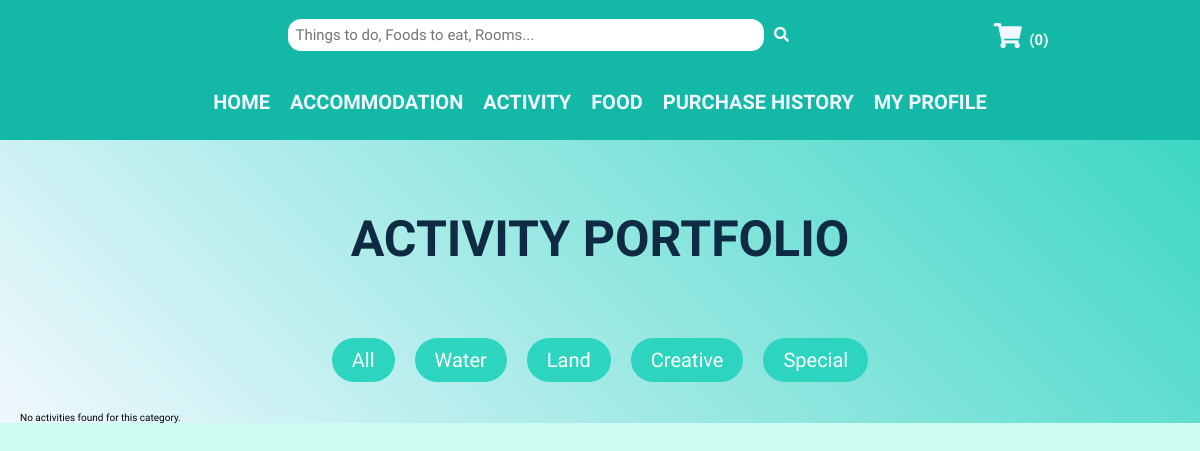
Before: /MODULES/ACTIVITY_MODULE/activityList.php with the older database file.
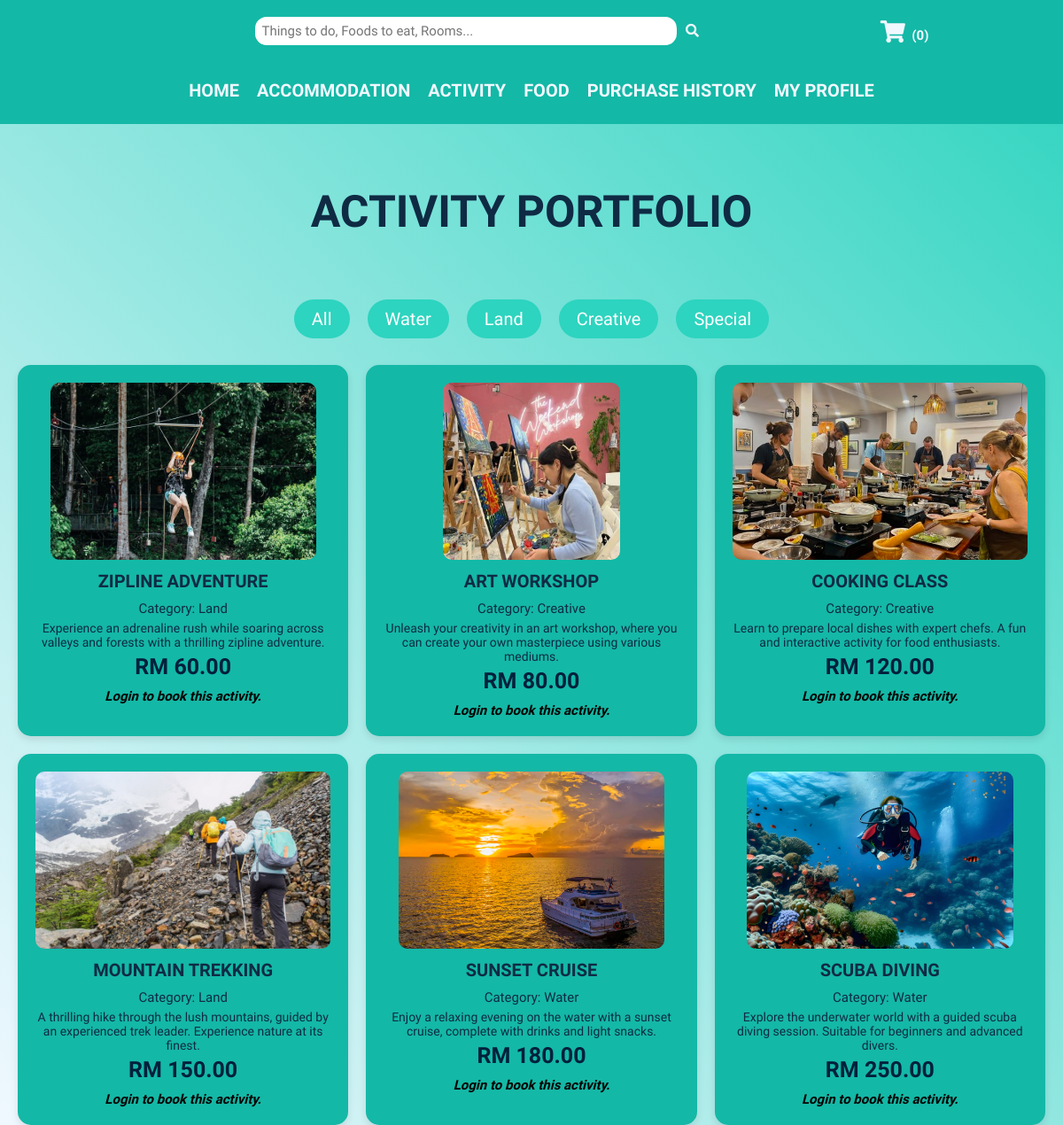
After: the same page with the newer database file.
### tables this page shows
CREATE TABLE `activity_category` (
  `categoryID` int(11) NOT NULL,
  `categoryName` varchar(255) NOT NULL COMMENT '1:Water 2:Land 3:Creative 4:Special'
);

CREATE TABLE `activity` (
  `activityID` int(11) NOT NULL,
  `activityName` varchar(255) NOT NULL,
  `activityImg` varchar(255) NOT NULL,
  `activityCategory` int(11) NOT NULL,
  `activityDesc` varchar(1000) NOT NULL,
  `activityPrice` decimal(8,2) NOT NULL
);

### MODULES/ACTIVITY_MODULE/activityList.php (the view, shortened to what the changed rows need)
<?php
include("../../../SMMS/CONFIG/config.php");
$activityDetails = null;
$categoryQuery = "SELECT * FROM activity_category";
$categoryResult = mysqli_query($conn, $categoryQuery);
?>
<!DOCTYPE html>
<html lang="en">
<head>
    <link rel="stylesheet" href="https://cdnjs.cloudflare.com/ajax/libs/font-awesome/5.15.4/css/all.min.css">
    <link rel="stylesheet" href="../../../SMMS/CSS/MISC/utils.css">
    <link rel="stylesheet" href="../../../SMMS/CSS/MISC/headerBanner.css">
    <link rel="stylesheet" href="../../../SMMS/CSS/MISC/topNav.css">
    <link rel="stylesheet" href="../../../SMMS/CSS/MISC/topHeader.css">
    <link rel="stylesheet" href="../../../SMMS/CSS/USER/activity.css">
  </head>
<body>
<section class="product">
    <h1 id="section-title">ACTIVITY PORTFOLIO</h1>
    <div class="category-container">
        <a id="category-link" href="activityList.php?cat=0" class="category-link">All</a>
        <?php
        if ($categoryResult && mysqli_num_rows($categoryResult) > 0) {
            while ($category = mysqli_fetch_assoc($categoryResult)) {
                echo '<a id="category-link" href="activityList.php?cat=' . $category['categoryID'] . '" class="category-link">' . htmlspecialchars($category['categoryName']) . '</a>';
            }
        } else {
            echo '<p id="no-category-link">No categories found.</p>';
        }
        ?>
    </div>
    <div class="product-container">
        <?php
        if ($activityDetails) {
            $imageURL = BASE_URL . '/' . $activityDetails['activityImg'];
            ?>
            <div class="centered-card">
                <div id="product-card" class="product-card">
                    <img id="product-card-img" src="<?php echo $imageURL; ?>" alt="<?php echo htmlspecialchars($activityDetails["activityName"]); ?>">
                    <h3 id="product-card-name"><?php echo htmlspecialchars($activityDetails["activityName"]); ?></h3>
                    <p id="product-card-category">Category: <?php echo htmlspecialchars($activityDetails["categoryName"]); ?></p>
                    <p id="product-card-desc"><?php echo htmlspecialchars($activityDetails["activityDesc"]); ?></p>
                    <p id="product-card-price">RM <?php echo htmlspecialchars($activityDetails["activityPrice"]); ?></p>
                    <?php if (isset($_SESSION['UID'])): ?>
                        <form id="cart-amount-input" method="post" action="../../MODULES/RESERVATION_MODULE/activity_cart_action.php?action=add&id=<?php echo htmlspecialchars($activityDetails['activityID']); ?>">
                            <input type="hidden" name="activityID" value="<?php echo htmlspecialchars($activityDetails['activityID']); ?>">
                            <input type="hidden" name="activityName" value="<?php echo htmlspecialchars($activityDetails['activityName']); ?>">
                            <input type="hidden" name="activityPrice" value="<?php echo htmlspecialchars($activityDetails['activityPrice']); ?>">
                            <label for="pax-<?php echo htmlspecialchars($activityDetails['activityID']); ?>">Number of Pax:</label>
                            <input type="number" id="pax-<?php echo htmlspecialchars($activityDetails['activityID']); ?>" name="quantity" min="1" value="1" required>
                            <button type="submit">
                                <i class="fa fa-calendar"></i> Book Now
                            </button>
                        </form><br>
                        <form method="POST" action="../WISHLIST_MODULE/wishlist.php">
                            <input type="hidden" name="itemType" value="activity">
                            <input type="hidden" name="itemID" value="<?php echo htmlspecialchars($activityDetails['activityID']); ?>">
                            <input type="hidden" name="itemName" value="<?php echo htmlspecialchars($activityDetails['activityName']); ?>">
                            <input type="hidden" name="itemPrice" value="<?php echo htmlspecialchars($activityDetails['activityPrice']); ?>">
                            <input type="hidden" name="itemImg" value="<?php echo htmlspecialchars($activityDetails['activityImg']); ?>">
                            <button type="submit" class="wishlist-button">
                                <i class="fa fa-heart"></i> Add to Wishlist
                            </button>
                        </form>
                    <?php else: ?>
                        <h2><i>Login to book this activity.</i></h2>
                    <?php endif; ?>
                </div>
            </div>
            <?php
        } else {
            $activityQuery = "SELECT a.*, c.categoryName
                              FROM activity a
                              JOIN activity_category c ON a.activityCategory = c.categoryID";
            $activityQuery .= " ORDER BY a.activityPrice ASC";
            $activityResult = mysqli_query($conn, $activityQuery);
            if ($activityResult && mysqli_num_rows($activityResult) > 0) {
                while ($activity = mysqli_fetch_assoc($activityResult)) {
                    $imageURL = BASE_URL . '/' . $activity['activityImg'];
                    ?>
                    <div id="product-card" class="product-card">
                        <img id="product-card-img" src="<?php echo $imageURL; ?>" alt="<?php echo htmlspecialchars($activity["activityName"]); ?>">
                        <h3 id="product-card-name"><?php echo htmlspecialchars($activity["activityName"]); ?></h3>
                        <p id="product-card-category">Category: <?php echo htmlspecialchars($activity["categoryName"]); ?></p>
                        <p id="product-card-desc"><?php echo htmlspecialchars($activity["activityDesc"]); ?></p>
                        <p id="product-card-price">RM <?php echo htmlspecialchars($activity["activityPrice"]); ?></p>
                        <?php if (isset($_SESSION['UID'])): ?>
                            <form id="cart-amount-input" method="post" action="../../MODULES/RESERVATION_MODULE/activity_cart_action.php?action=add&id=<?php echo htmlspecialchars($activity['activityID']); ?>">
                                <input type="hidden" name="activityID" value="<?php echo htmlspecialchars($activity['activityID']); ?>">
                                <input type="hidden" name="activityName" value="<?php echo htmlspecialchars($activity['activityName']); ?>">
                                <input type="hidden" name="activityPrice" value="<?php echo htmlspecialchars($activity['activityPrice']); ?>">
                                <label for="pax-<?php echo htmlspecialchars($activity['activityID']); ?>">Number of Pax:</label>
                                <input type="number" id="pax-<?php echo htmlspecialchars($activity['activityID']); ?>" name="quantity" min="1" value="1" required>
                                <button type="submit">
                                    <i class="fa fa-calendar"></i> Book Now
                                </button>
                            </form><br>
                            <form method="POST" action="../WISHLIST_MODULE/wishlist.php">
                                <input type="hidden" name="itemType" value="activity">
                                <input type="hidden" name="itemID" value="<?php echo htmlspecialchars($activity['activityID']); ?>">
                                <input type="hidden" name="itemName" value="<?php echo htmlspecialchars($activity['activityName']); ?>">
                                <input type="hidden" name="itemPrice" value="<?php echo htmlspecialchars($activity['activityPrice']); ?>">
                                <input type="hidden" name="itemImg" value="<?php echo htmlspecialchars($activity['activityImg']); ?>">
                                <button type="submit" class="wishlist-button">
                                    <i class="fa fa-heart"></i> Add to Wishlist
                                </button>
                            </form><br>
                        <?php else: ?>
                            <h2><i>Login to book this activity.</i></h2>
                        <?php endif; ?>
                    </div>
                    <?php
                }
            } else {
                echo '<p id="product-not-found">No activities found for this category.</p>';
            }
        }
        ?>
    </div>
</section>
</body>
</html>

Changed rows visible on the page:
added activity: activityImg (picture), activityName "ZIPLINE ADVENTURE", activityCategory.categoryName "Land", activityDesc "Experience an adrenaline rush while soaring across valleys and forests with a thrilling zipline adventure.", activityPrice "60.00"
added activity: activityImg (picture), activityName "ART WORKSHOP", activityCategory.categoryName "Creative", activityDesc "Unleash your creativity in an art workshop, where you can create your own masterpiece using various mediums.", activityPrice "80.00"
added activity: activityImg (picture), activityName "COOKING CLASS", activityCategory.categoryName "Creative", activityDesc "Learn to prepare local dishes with expert chefs. A fun and interactive activity for food enthusiasts.", activityPrice "120.00"
added activity: activityImg (picture), activityName "MOUNTAIN TREKKING", activityCategory.categoryName "Land", activityDesc "A thrilling hike through the lush mountains, guided by an experienced trek leader. Experience nature at its finest.", activityPrice "150.00"
added activity: activityImg (picture), activityName "SUNSET CRUISE", activityCategory.categoryName "Water", activityDesc "Enjoy a relaxing evening on the water with a sunset cruise, complete with drinks and light snacks.", activityPrice "180.00"
added activity: activityImg (picture), activityName "SCUBA DIVING", activityCategory.categoryName "Water", activityDesc "Explore the underwater world with a guided scuba diving session. Suitable for beginners and advanced divers.", activityPrice "250.00"
Other visible differences:
text no longer shown: "No activities found for this category."
